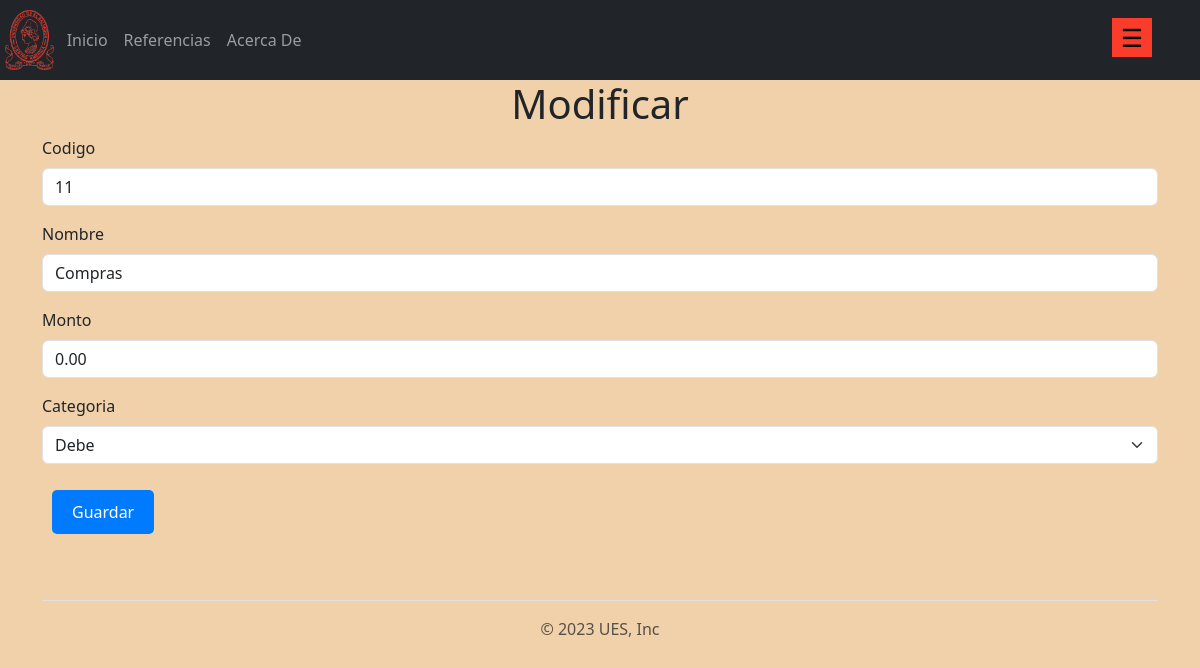
Screenshot of /cuenta/crud/modificar/7/ with the database file from the repository.
### aplicaciones/cuenta/models.py (models this page shows, shortened)
class cuenta(models.Model):
    codigo = models.CharField(max_length=10)
    nombre = models.CharField(max_length=50)
    monto = models.DecimalField(max_digits=10, decimal_places=2)
    categoria = models.CharField(max_length=5, choices=[("Debe", "Debe"), ("Haber", "Haber")], default="")

### aplicaciones/cuenta/views.py (the view)
# urls.py: path('cuenta/crud/modificar/<pk>/', views.modificar.as_view(), name='modificar'),
class modificar(UpdateView):
    template_name = 'cuenta/crud/modificar.html'
    model = cuenta
    fields = ['codigo','nombre','monto','categoria']
    success_message = "El registro %(nombre)s fue mofificado exitosamente"
    success_url = reverse_lazy('cuenta')

### templates/cuenta/crud/modificar.html (shortened to what this page needs)
{% extends 'layout/base.html' %}
{% load bootstrap5 %}
{% block content %}
    <h1>Modificar</h1>
    <form action="" method="post">
        {% bootstrap_form form %}
        <input type="submit" value="Guardar" class="btn btn-primary">
</form>
{% endblock content %}

### static/css/general.css (style rules this page uses)
h1 { text-align: center; }
.btn, .mostrar-reportes .btn { background-color: #007BFF; color: #fff; border: none; padding: 10px 20px; margin: 10px; cursor: pointer; border-radius: 5px; font-size: 16px; }
* { margin: 0; padding: 0; }

### templates/layout/base.html (style rules this page uses)
body { background-color:rgb(240, 209, 169); }

### rows the page displays
cuenta: codigo "11", nombre "Compras", monto "0.00", categoria "Debe"
